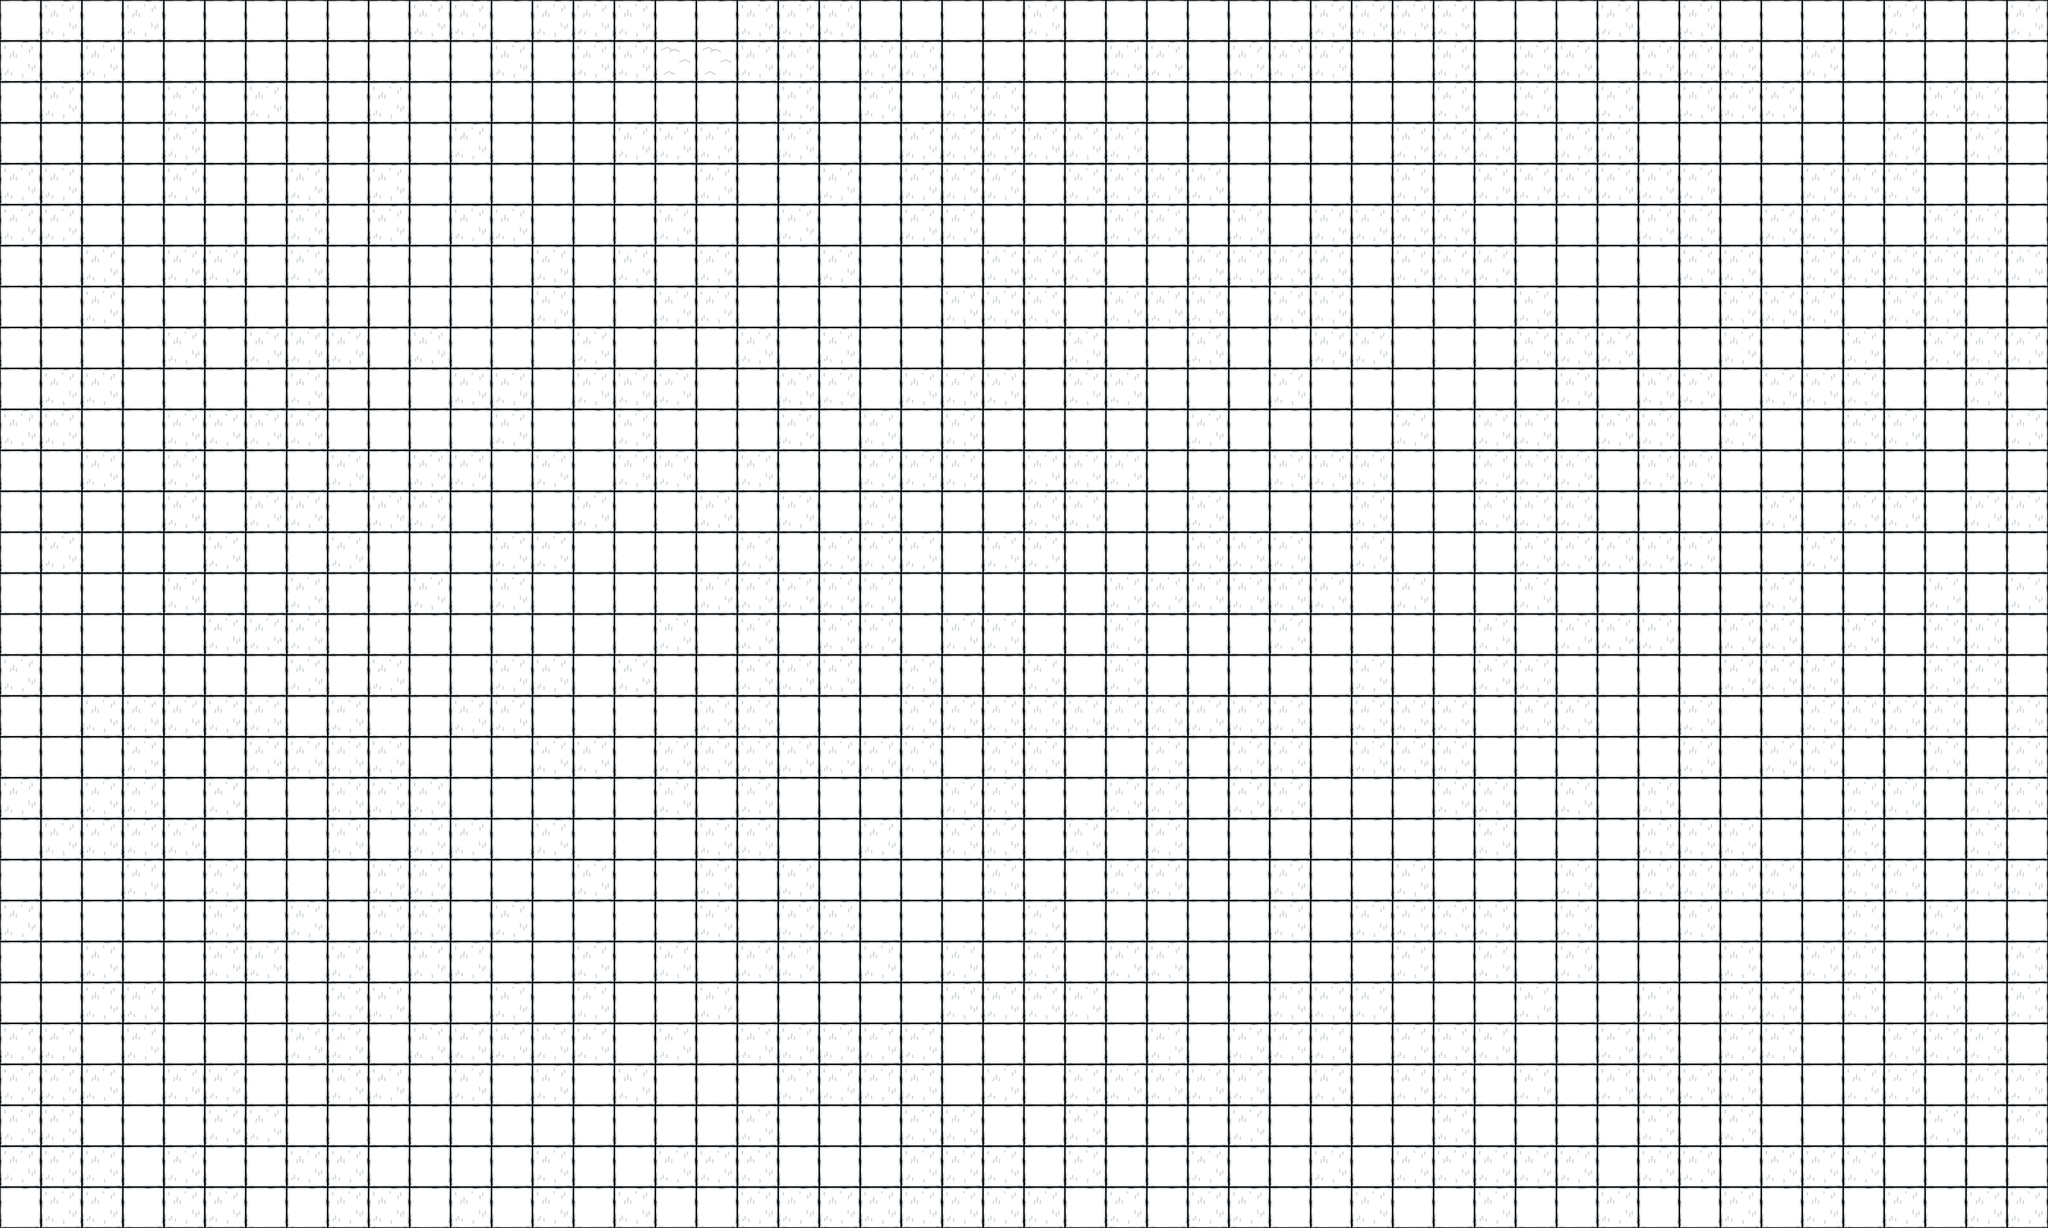

Rendered tile map (Tiled .tmx) drawn with the repository's tilesets; below, a short description and the full map source, tile grids included:
An orthogonal 50x30 tile map with 64x64 px tiles, 1 tile layer (Kachelebene 1), 2 tilesets.

<map version="1.8" tiledversion="1.8.4" orientation="orthogonal" renderorder="right-down" width="50" height="30" tilewidth="64" tileheight="64" infinite="0" nextlayerid="2" nextobjectid="1">
 <tileset firstgid="1" source="tilesheet.tsx" />
 <tileset firstgid="155" source="tilesheet.tsx" />
 <layer id="1" name="Kachelebene 1" width="50" height="30">
  <data encoding="csv">
1,8,1,8,1,1,1,1,1,1,8,8,1,8,8,8,1,1,8,8,8,1,1,1,1,8,1,1,1,1,1,1,8,8,8,8,1,1,1,8,1,8,1,1,1,1,8,1,1,8,
8,1,8,1,1,1,1,1,1,1,1,1,8,1,8,8,253,253,8,8,1,8,8,1,1,1,1,8,8,1,8,8,8,1,1,8,1,8,8,1,8,8,8,1,8,1,1,1,1,1,
1,8,1,1,8,1,8,1,1,8,1,1,1,1,1,1,1,1,1,8,1,8,1,8,8,1,1,1,1,1,1,1,1,1,1,8,1,8,1,8,1,8,8,8,1,1,1,8,8,1,
1,1,1,1,8,1,1,1,1,1,1,8,1,1,1,8,8,8,1,8,1,1,8,8,8,8,8,8,1,1,1,1,1,1,8,8,8,1,8,8,1,1,1,1,1,1,8,1,8,1,
8,8,1,1,8,1,1,8,1,8,1,1,1,1,1,1,1,8,1,1,8,1,8,8,8,1,8,8,8,8,1,1,1,1,8,1,8,8,8,8,8,8,1,1,8,8,8,1,1,1,
8,8,1,1,1,1,1,8,1,8,1,8,8,1,1,1,8,1,1,8,1,1,8,8,1,1,1,8,8,1,8,1,8,8,8,8,1,1,1,1,8,8,1,8,8,1,1,8,8,1,
1,1,8,1,8,8,1,8,1,1,1,1,1,8,1,8,1,8,1,1,8,1,1,1,8,8,8,1,1,8,8,8,8,1,8,8,8,1,1,1,1,8,8,1,8,8,8,8,8,8,
1,1,8,1,1,1,1,1,1,1,1,1,1,8,1,1,8,8,1,1,1,1,1,8,8,8,1,8,8,8,1,8,8,1,1,1,1,8,1,1,1,1,8,8,8,1,8,8,1,1,
1,1,1,1,8,1,8,8,8,1,8,1,1,1,8,1,1,1,8,1,8,1,1,1,1,1,8,1,1,8,1,1,8,8,1,1,1,8,8,8,1,1,8,1,1,8,1,8,8,8,
1,8,8,1,1,1,1,8,1,1,1,8,8,1,8,8,8,1,1,8,8,1,8,8,8,1,8,8,1,1,1,8,1,1,1,1,1,1,8,1,8,8,1,8,8,8,1,1,8,1,
8,8,1,1,8,8,8,8,1,1,1,1,8,1,1,8,1,1,1,8,1,8,1,8,1,1,1,1,1,8,1,1,1,1,8,1,8,8,1,8,8,1,8,1,1,8,8,1,1,8,
1,1,8,1,8,1,1,1,8,1,8,8,1,8,1,8,8,1,8,1,1,8,8,8,1,8,8,8,1,1,1,8,8,8,1,1,8,8,8,1,8,8,1,1,1,1,1,1,1,1,
1,1,1,1,8,1,8,8,1,8,8,1,1,1,8,1,1,8,1,8,1,8,1,1,1,8,8,1,1,8,1,1,1,8,1,1,8,8,8,1,1,1,1,8,1,8,8,1,8,8,
1,8,1,1,1,8,1,1,8,1,1,1,8,8,1,1,1,1,8,1,8,8,8,1,8,8,1,1,1,8,8,8,1,8,1,1,1,8,8,8,8,8,1,1,8,1,1,1,1,1,
1,1,1,1,8,1,1,8,1,1,8,1,8,1,1,1,1,8,8,8,8,8,1,1,1,1,1,8,8,8,8,8,8,1,8,1,1,8,1,1,1,1,1,8,1,1,1,8,1,8,
1,1,1,1,1,8,8,8,1,1,1,1,1,1,1,1,8,1,8,1,8,8,1,8,8,1,1,8,1,1,1,8,1,1,1,1,8,1,8,8,8,1,8,8,1,8,1,8,8,1,
8,1,1,1,1,1,1,8,1,8,1,1,8,8,1,8,1,1,8,8,8,1,8,1,1,8,1,8,1,1,1,1,1,8,1,1,8,8,1,1,1,1,8,8,8,1,1,8,8,1,
1,1,8,8,8,8,8,1,8,1,1,8,8,1,1,1,1,8,8,1,1,1,8,8,8,8,8,8,8,8,8,8,1,8,8,8,1,8,8,1,1,8,1,1,8,8,8,8,1,8,
1,1,1,8,1,1,8,8,8,8,1,1,1,8,8,1,8,8,8,8,8,8,8,1,8,8,1,1,8,1,8,8,1,8,8,8,1,1,1,1,1,8,1,8,8,1,1,8,1,8,
8,1,8,8,1,8,1,1,8,8,8,1,1,1,1,1,8,1,8,1,1,1,1,8,8,1,1,8,8,1,8,8,1,1,1,8,8,1,8,1,8,1,1,1,1,8,8,1,8,8,
1,8,8,8,8,1,1,1,8,1,8,8,1,8,1,1,1,8,8,1,1,8,1,8,8,1,8,1,8,1,1,1,1,1,1,1,8,1,1,1,8,8,8,1,1,8,1,1,8,1,
1,1,1,8,1,8,1,1,1,8,8,1,1,1,8,1,1,8,1,8,1,1,1,1,8,1,1,8,8,1,1,8,1,1,8,1,1,1,8,1,8,8,8,8,1,8,8,1,8,8,
8,1,1,1,1,8,1,8,1,8,8,1,8,1,1,1,1,8,1,8,8,1,1,1,1,8,1,1,1,1,1,8,1,8,8,8,8,1,8,1,1,8,1,1,1,8,1,8,1,1,
1,1,8,1,1,8,8,1,8,1,8,8,1,1,8,1,8,1,8,8,1,8,1,8,1,8,1,8,8,1,1,1,1,1,8,1,8,1,8,1,1,1,8,1,8,8,1,1,1,8,
1,1,8,8,1,1,1,1,8,8,1,1,8,1,8,1,1,8,1,1,1,1,1,8,8,8,8,1,1,1,1,8,8,8,1,1,1,8,1,1,8,1,8,8,1,8,1,8,1,8,
8,8,1,8,1,1,1,8,8,1,8,8,8,8,8,1,8,1,8,8,8,8,8,1,1,1,1,1,8,1,8,8,8,1,8,8,8,1,1,8,8,1,8,8,1,1,8,8,8,1,
8,8,8,1,8,8,1,1,8,8,1,8,1,8,1,8,1,1,1,8,8,8,8,1,8,1,8,8,8,8,8,1,8,1,8,8,1,8,1,8,8,8,8,1,1,8,8,1,8,8,
8,8,1,1,1,8,8,1,1,1,1,1,1,1,1,1,1,1,8,1,1,1,8,8,1,1,8,1,1,1,8,1,1,1,1,8,1,1,1,1,8,1,8,1,1,1,1,8,1,8,
8,8,8,1,8,1,1,8,8,1,1,1,1,8,1,1,8,8,8,1,1,1,8,8,8,1,8,1,1,8,1,1,8,1,8,8,8,8,8,1,8,8,1,8,8,8,1,1,1,1,
1,8,8,1,8,8,1,1,8,8,1,8,1,8,1,8,155,1,8,8,8,8,8,8,8,8,1,8,155,8,8,1,1,8,1,1,8,1,1,8,1,1,8,1,8,1,8,1,8,8
</data>
 </layer>
</map>
